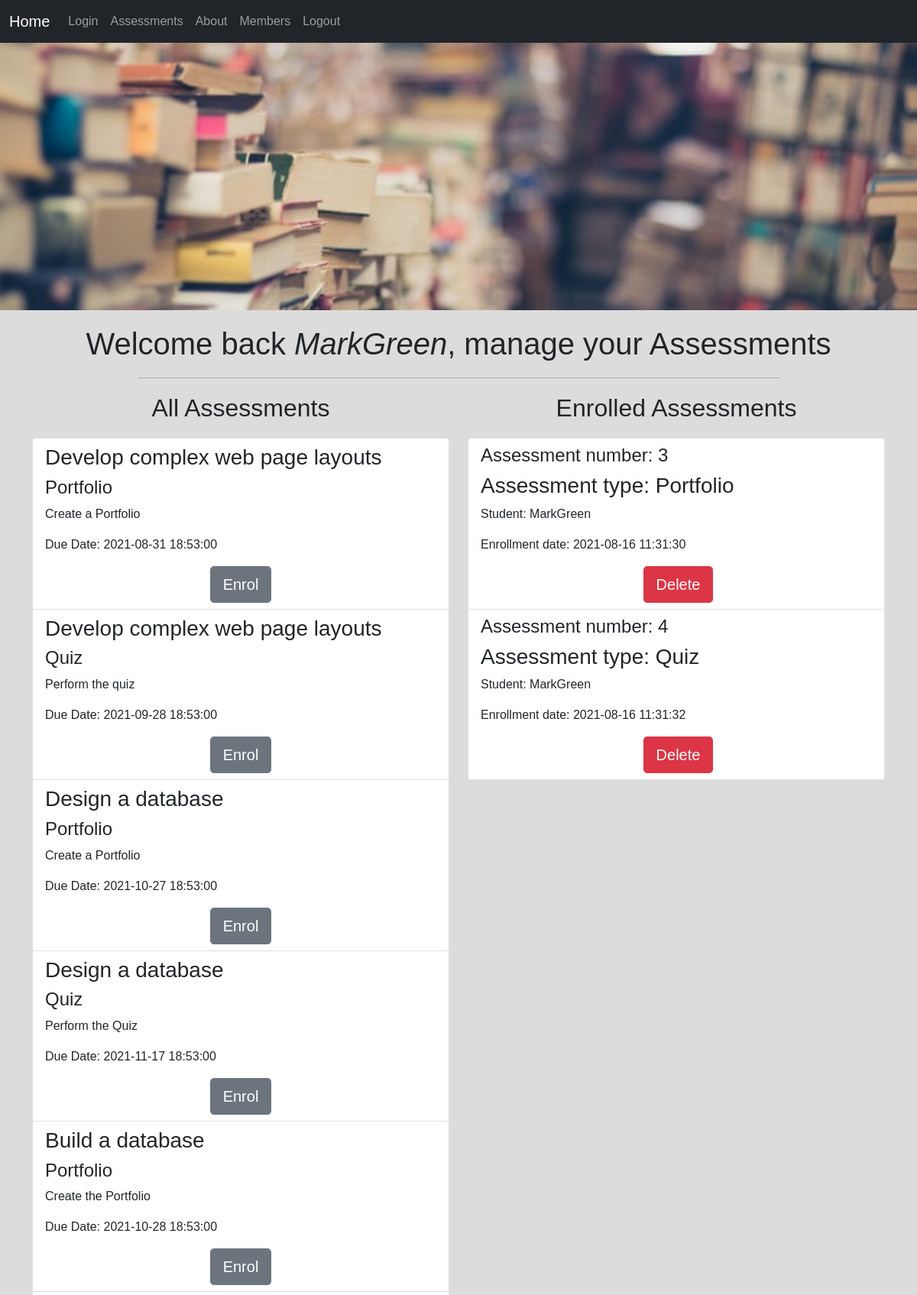
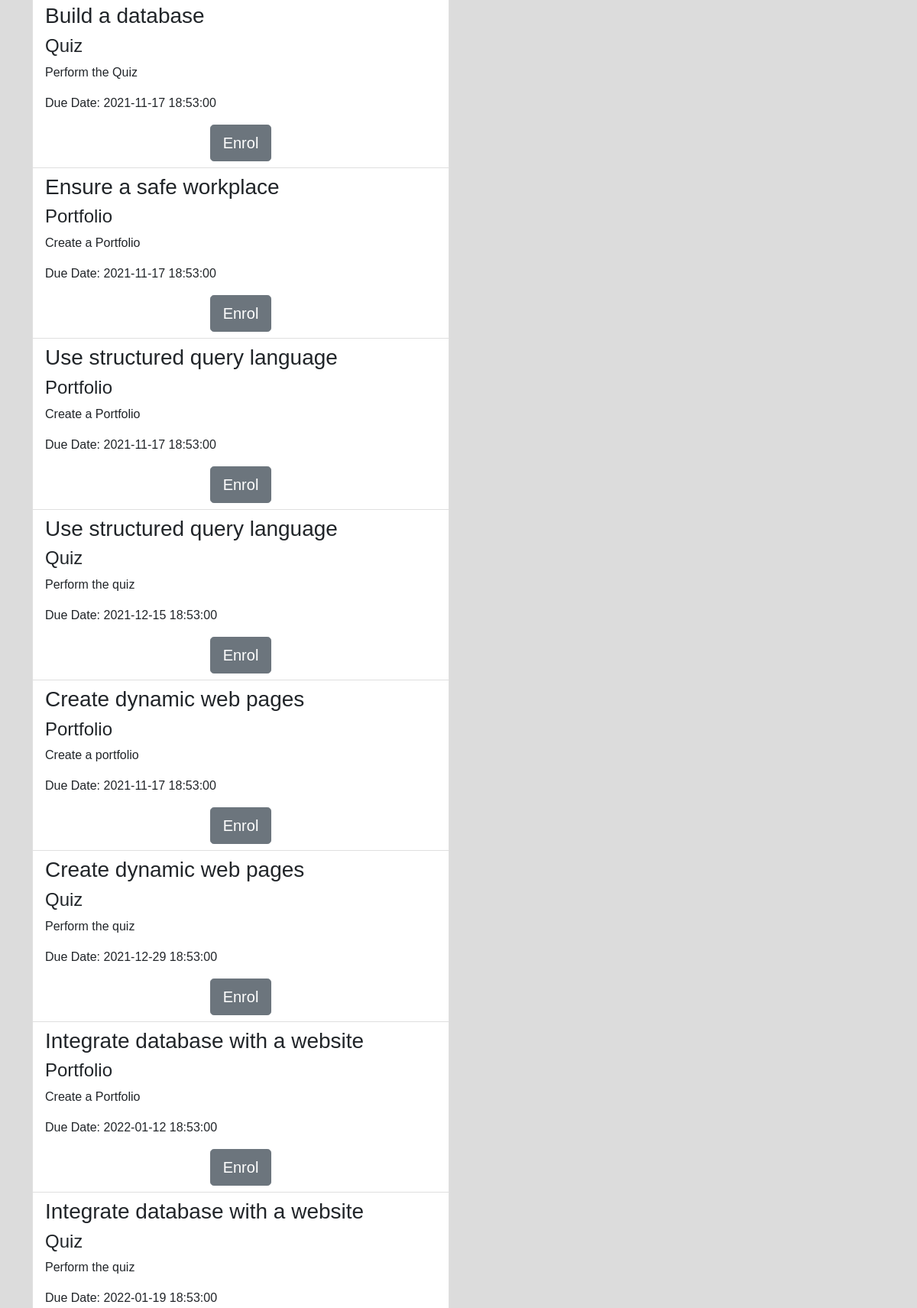
Screenshot of /view/assess.php (signed in, upper part) with the database file from the repository (2 pictures, top to bottom).
### tables this page shows
CREATE TABLE `assessment` (
  `assessID` int(11) NOT NULL,
  `assessName` varchar(64) NOT NULL,
  `assessDescription` text NOT NULL,
  `assessDueDate` datetime DEFAULT NULL,
  `unitID` int(11) NOT NULL
);

CREATE TABLE `unit` (
  `unitID` int(11) NOT NULL,
  `unitName` varchar(64) NOT NULL,
  `unitNumber` int(11) NOT NULL,
  `unitDescription` text NOT NULL,
  `unitDueDate` datetime NOT NULL
);

CREATE TABLE `enrol` (
  `enID` int(11) NOT NULL,
  `date` datetime NOT NULL,
  `assessID` int(11) NOT NULL,
  `studentID` int(11) NOT NULL,
  `unitID` int(11) NOT NULL
);

### view/assess.php (the view, shortened to what this page needs)
<?php
 require("../controller/connection.php");
 if(!isset($_SESSION['user']) == true ) {
     $mssg = urlencode('Please register to access authorised areas');
     header('location:login.php?mssg='.$mssg);
  } else {
     $username = $_SESSION['username'] ;
     $studentID = $_SESSION['studentID']  ;
  }
?>
<!DOCTYPE html>
<html lang="en">
<head>
    <link href="https://cdn.jsdelivr.net/npm/bootstrap@5.0.2/dist/css/bootstrap.min.css" rel="stylesheet">
    <link rel="stylesheet" href="css/assess.css">
</head>
<body>
    <nav class="navbar navbar-expand-lg navbar-dark bg-dark">
        <div class="container-fluid">
            <a class="navbar-brand" href="../index.php">Home</a>
            <div class="collapse navbar-collapse" id="navbarNavAltMarkup">
            <div class="navbar-nav">
                <a class="nav-link"  href="login.php">Login</a>
                <a class="nav-link" href="assess.php">Assessments</a>
                <a class="nav-link" href="about.php">About</a>
                <a class="nav-link" href="members.php">Members</a>
                <a class="nav-link" href="logout.php">Logout</a>
            </div>
            </div>
        </div>
    </nav>
    <section class="banner">
            <img src="images/eli-francis-_M-DrbiNFa4-unsplash.jpg" alt="study">
    </section>
    <h1 class="assessTitles">Welcome back <em><?php echo $username ?></em>, manage your Assessments </h2>
    <hr id="header_line">
    <div class="container">
        <div class="row">
            <div class="col">
                <h2 class="assessTitles">All Assessments</h2>
               <ul class="list-group col">
                <?php
                    $sql = "SELECT * FROM assess_tracker.assessment INNER JOIN assess_tracker.unit ON assess_tracker.assessment.unitID = assess_tracker.unit.unitID";
                    $statement = $conn->prepare($sql);
                    $statement->execute();
                    $result = $statement->fetchAll();
                    foreach($result as $row):
                        $assessID = $row['assessID'];
                        $unitID = $row['unitID'];
                        echo "<li class='list-group-item'><h3>".$row['unitName']."</h3><h4>".$row['assessName']."</h4><p> " . $row['assessDescription'] .  "</p><p> Due Date: " . $row['assessDueDate'] . "</p><div class='col-md-12 text-center'> <a href='../controller/assess_enrol_process.php?assessID=$assessID&studentID=$studentID&unitID=$unitID' class='btn btn-secondary btn-lg btn-block' role='button'>Enrol</a></div></li>";
                    endforeach;
                ?>
             </ul>
         </div>
        <div class="col">
            <h2 class="assessTitles">Enrolled Assessments</h2>
                <ul class="list-group col">
                        <?php
                            $sql = "SELECT * FROM assess_tracker.enrol INNER JOIN assess_tracker.assessment ON assess_tracker.enrol.assessID = assess_tracker.assessment.assessID WHERE studentID = '$studentID' ";
                            $statement = $conn->prepare($sql);
                            $statement->execute();
                            $result = $statement->fetchAll();
                            foreach($result as $row):
                                $enID = $row['enID'];
                                echo "<li class='list-group-item'><h4>Assessment number: " .$row['assessID']."</h4><h3>Assessment type: " .$row['assessName']."</h3><p> Student: ".$_SESSION['username']."</p><p> Enrollment date: " . $row['date'] .  "</p><div class='col-md-12 text-center'><a href='../controller/delete_assess_process.php?enID=$enID' class='btn btn-danger btn-lg btn-block' role='button'>Delete</a></div> </li>";
                            endforeach;
                        ?>
                </ul>
            </div>
        </div>
    </div>
</body>
</html>

### view/css/assess.css (style rules this page uses)
body { height: 100%; font-family: sans-serif; line-height: 1.5; margin: 0; padding: 0; background-color: gainsboro; background-size:100% 100%; background-repeat: no-repeat; height: 100vh; }
nav.navbar { margin-bottom: 100px; }
.banner { margin-bottom: 10px; display: flex; justify-content: center; height: 400px; margin-top: -150px; margin-bottom: 20px; }
.banner img { display: block; width: 100vw; object-fit: cover; }
.assessTitles { margin: 20px; text-align: center; }
#header_line { width: 70%; text-align: center; margin: 0 auto; }
a.btn.btn-danger { margin-left: 5px; }

### rows the page displays
assessment: unitID.unitName "Develop complex web page layouts", assessName "Portfolio", assessDescription "Create a Portfolio", assessDueDate "2021-08-31 18:53:00"
assessment: unitID.unitName "Develop complex web page layouts", assessName "Quiz", assessDescription "Perform the quiz", assessDueDate "2021-09-28 18:53:00"
assessment: unitID.unitName "Design a database", assessName "Portfolio", assessDescription "Create a Portfolio", assessDueDate "2021-10-27 18:53:00"
assessment: unitID.unitName "Design a database", assessName "Quiz", assessDescription "Perform the Quiz", assessDueDate "2021-11-17 18:53:00"
assessment: unitID.unitName "Build a database", assessName "Portfolio", assessDescription "Create the Portfolio", assessDueDate "2021-10-28 18:53:00"
assessment: unitID.unitName "Build a database", assessName "Quiz", assessDescription "Perform the Quiz", assessDueDate "2021-11-17 18:53:00"
assessment: unitID.unitName "Ensure a safe workplace", assessName "Portfolio", assessDescription "Create a Portfolio", assessDueDate "2021-11-17 18:53:00"
assessment: unitID.unitName "Use structured query language", assessName "Portfolio", assessDescription "Create a Portfolio", assessDueDate "2021-11-17 18:53:00"
assessment: unitID.unitName "Use structured query language", assessName "Quiz", assessDescription "Perform the quiz", assessDueDate "2021-12-15 18:53:00"
assessment: unitID.unitName "Create dynamic web pages", assessName "Portfolio", assessDescription "Create a portfolio", assessDueDate "2021-11-17 18:53:00"
assessment: unitID.unitName "Create dynamic web pages", assessName "Quiz", assessDescription "Perform the quiz", assessDueDate "2021-12-29 18:53:00"
assessment: unitID.unitName "Integrate database with a website", assessName "Portfolio", assessDescription "Create a Portfolio", assessDueDate "2022-01-12 18:53:00"
assessment: unitID.unitName "Integrate database with a website", assessName "Quiz", assessDescription "Perform the quiz", assessDueDate "2022-01-19 18:53:00"
enrol: assessID.assessID "3", assessID.assessName "Portfolio", date "2021-08-16 11:31:30"
enrol: assessID.assessID "4", assessID.assessName "Quiz", date "2021-08-16 11:31:32"

### other values shown
$username "MarkGreen"
